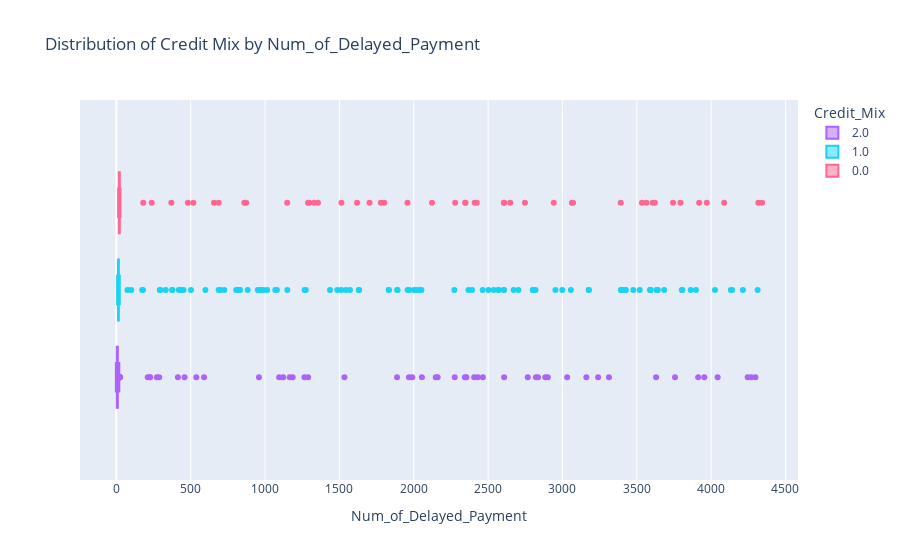

Source (notebook cell):
### Code cell
data = pd.DataFrame(data)

# Create the box plot
fig = px.box(data, x='Num_of_Delayed_Payment', color='Credit_Mix', title='Distribution of Credit Mix by Num_of_Delayed_Payment',
             color_discrete_map={'Bad':'green',
                                  'Standard' :'red',
                                  'Good': 'blue' })

fig.show()

### Figure 1 — Plotly figure (JSON) as saved in the notebook; plotly's stock layout.template omitted (floating-point values rounded to 4 significant figures; data arrays with more than 128 entries replaced by an {"elided": "..."} marker saying what was removed)
{"data": [{"alignmentgroup": "True", "hovertemplate": "Credit_Mix=2.0<br>Num_of_Delayed_Payment=%{x}<extra></extra>", "legendgroup": "2.0", "marker": {"color": "#ab63fa"}, "name": "2.0", "notched": false, "offsetgroup": "2.0", "orientation": "h", "showlegend": true, "type": "box", "x": {"elided": "5802 int values"}, "x0": " ", "xaxis": "x", "y0": " ", "yaxis": "y"}, {"alignmentgroup": "True", "hovertemplate": "Credit_Mix=1.0<br>Num_of_Delayed_Payment=%{x}<extra></extra>", "legendgroup": "1.0", "marker": {"color": "#19d3f3"}, "name": "1.0", "notched": false, "offsetgroup": "1.0", "orientation": "h", "showlegend": true, "type": "box", "x": {"elided": "9757 int values"}, "x0": " ", "xaxis": "x", "y0": " ", "yaxis": "y"}, {"alignmentgroup": "True", "hovertemplate": "Credit_Mix=0.0<br>Num_of_Delayed_Payment=%{x}<extra></extra>", "legendgroup": "0.0", "marker": {"color": "#FF6692"}, "name": "0.0", "notched": false, "offsetgroup": "0.0", "orientation": "h", "showlegend": true, "type": "box", "x": {"elided": "5654 int values"}, "x0": " ", "xaxis": "x", "y0": " ", "yaxis": "y"}], "layout": {"boxmode": "group", "legend": {"title": {"text": "Credit_Mix"}, "tracegroupgap": 0}, "title": {"text": "Distribution of Credit Mix by Num_of_Delayed_Payment"}, "xaxis": {"anchor": "y", "domain": [0, 1], "title": {"text": "Num_of_Delayed_Payment"}}, "yaxis": {"anchor": "x", "domain": [0, 1]}}}
